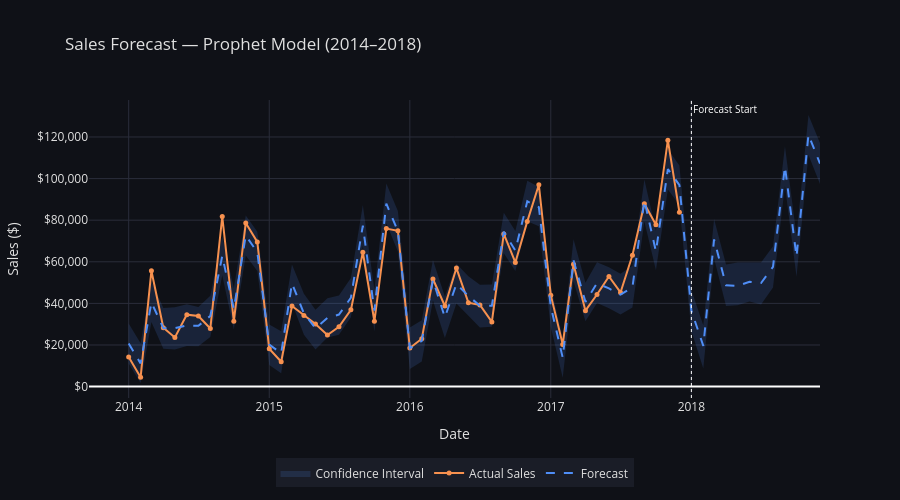

This figure's notebook cell:
### Code cell
fig7 = go.Figure()

# Confidence interval
fig7.add_trace(go.Scatter(
    x=pd.concat([forecast['ds'], forecast['ds'][::-1]]),
    y=pd.concat([forecast['yhat_upper'], forecast['yhat_lower'][::-1]]),
    fill='toself',
    fillcolor='rgba(79, 142, 247, 0.15)',
    line=dict(color='rgba(255,255,255,0)'),
    name='Confidence Interval'
))

# Actual sales
fig7.add_trace(go.Scatter(
    x=df_prophet['ds'],
    y=df_prophet['y'],
    mode='lines+markers',
    name='Actual Sales',
    line=dict(color=ACCENT2, width=2),
    marker=dict(size=5)
))

# Forecast
fig7.add_trace(go.Scatter(
    x=forecast['ds'],
    y=forecast['yhat'],
    mode='lines',
    name='Forecast',
    line=dict(color=ACCENT, width=2, dash='dash')
))

# Vertical line at forecast start
fig7.add_vline(
    x=pd.Timestamp('2018-01-01').timestamp() * 1000,
    line=dict(color='white', width=1, dash='dot'),
    annotation_text='Forecast Start',
    annotation_position='top right',
    annotation_font=dict(color='white', size=10)
)

fig7.update_layout(
    title=dict(text='Sales Forecast — Prophet Model (2014–2018)', pad=dict(l=20, t=20)),
    plot_bgcolor=DARK_BG,
    paper_bgcolor=DARK_BG,
    font=dict(color=TEXT),
    legend=dict(
        bgcolor=CARD_BG,
        orientation='h',
        yanchor='bottom',
        y=-0.3,
        xanchor='center',
        x=0.5
    ),
    xaxis=dict(title='Date', gridcolor=GRID),
    yaxis=dict(title='Sales ($)', gridcolor=GRID, tickformat='$,.0f'),
    height=500
)

fig7.show()
